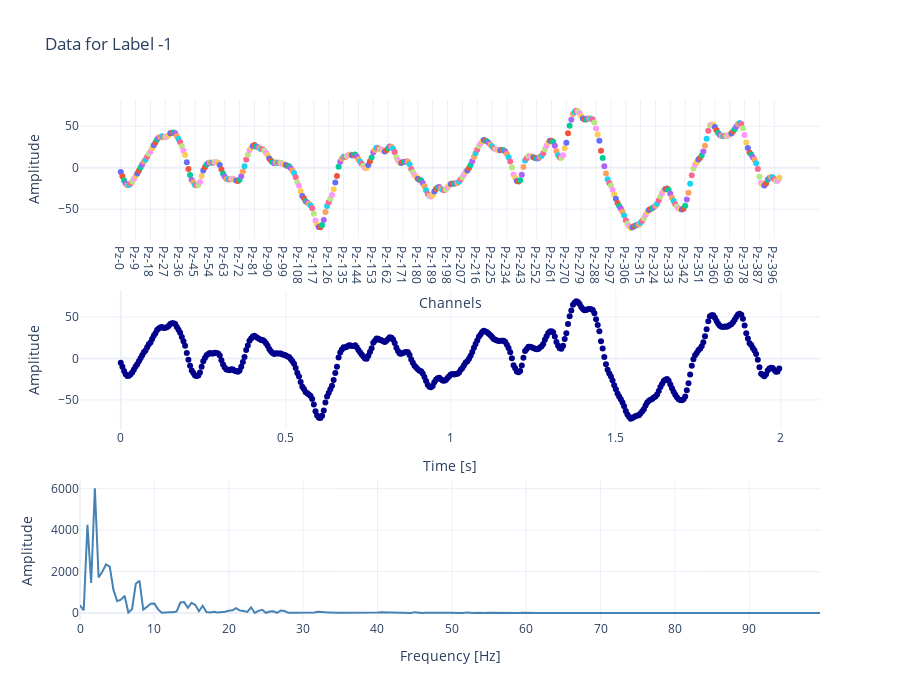
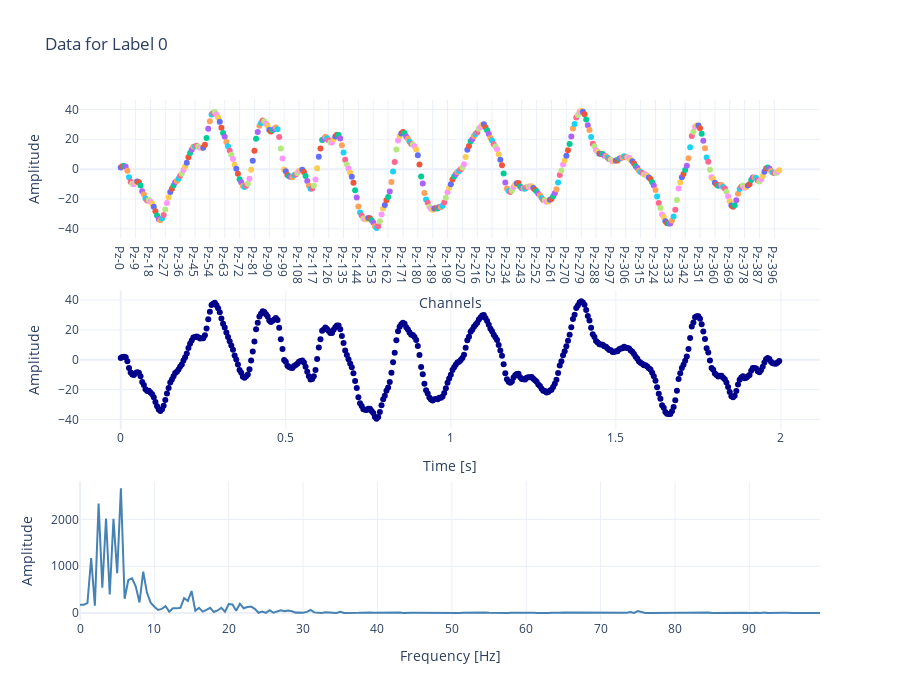
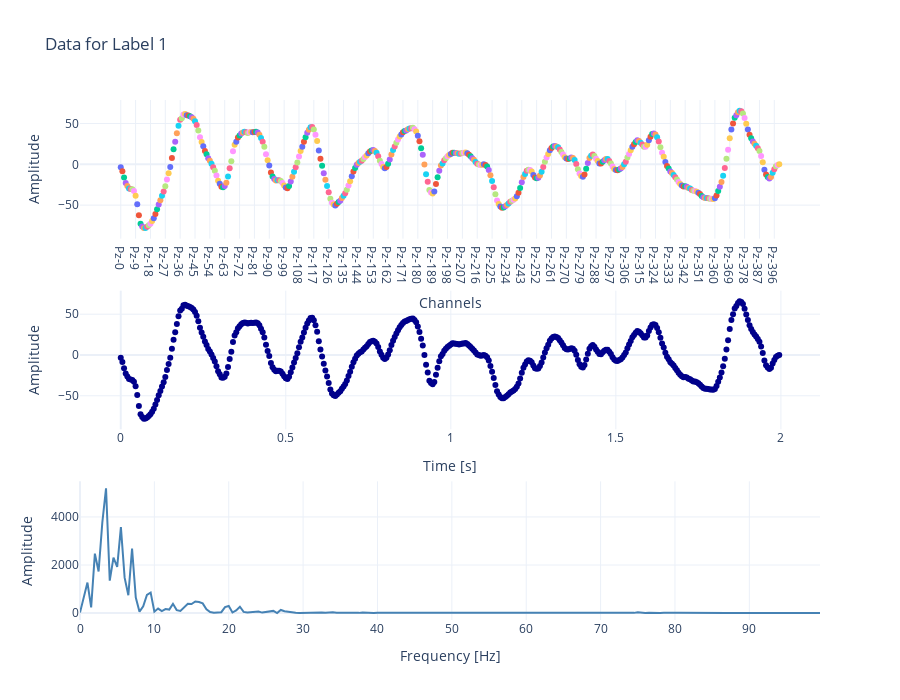
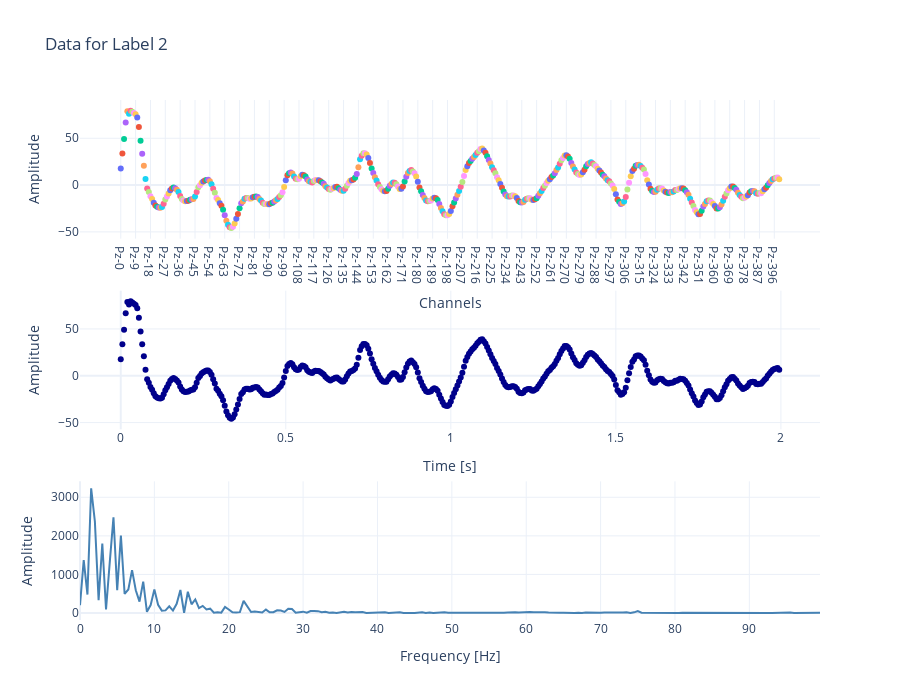

Notebook code for these charts, in order:
### Code cell
for lbl in range(-1, 10):
    Oz_label = channel_df[channel_df["label"] == lbl].iloc[0]
    data = Oz_label.drop("label")
    x = jnp.reshape(data.values, (1, 1, data.values.shape[0], 1))
    dhtdata = dataDHT(x)
    plot_mnist(data=data, label=Oz_label, dhtdata=dhtdata, sampling_frequency=200)
